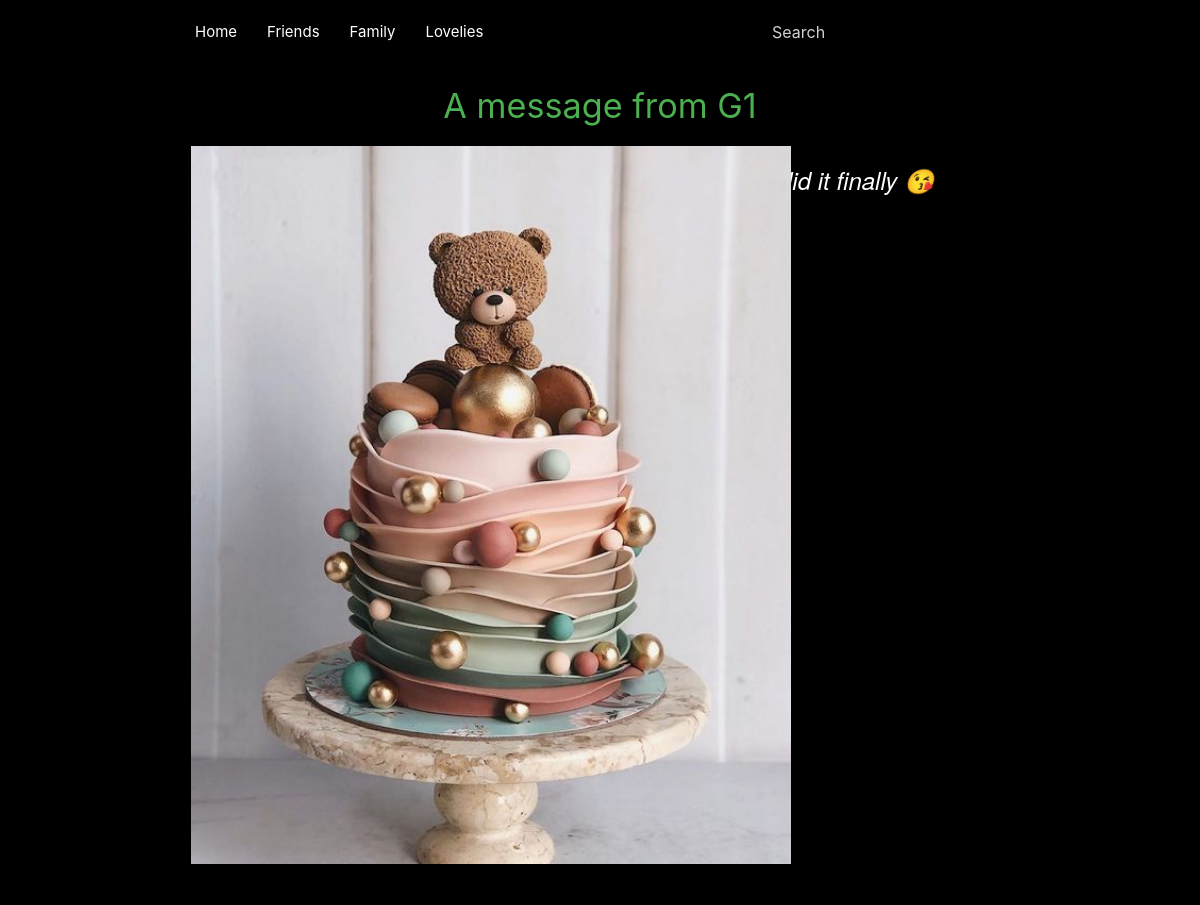
Before: /G1 with the older database file.
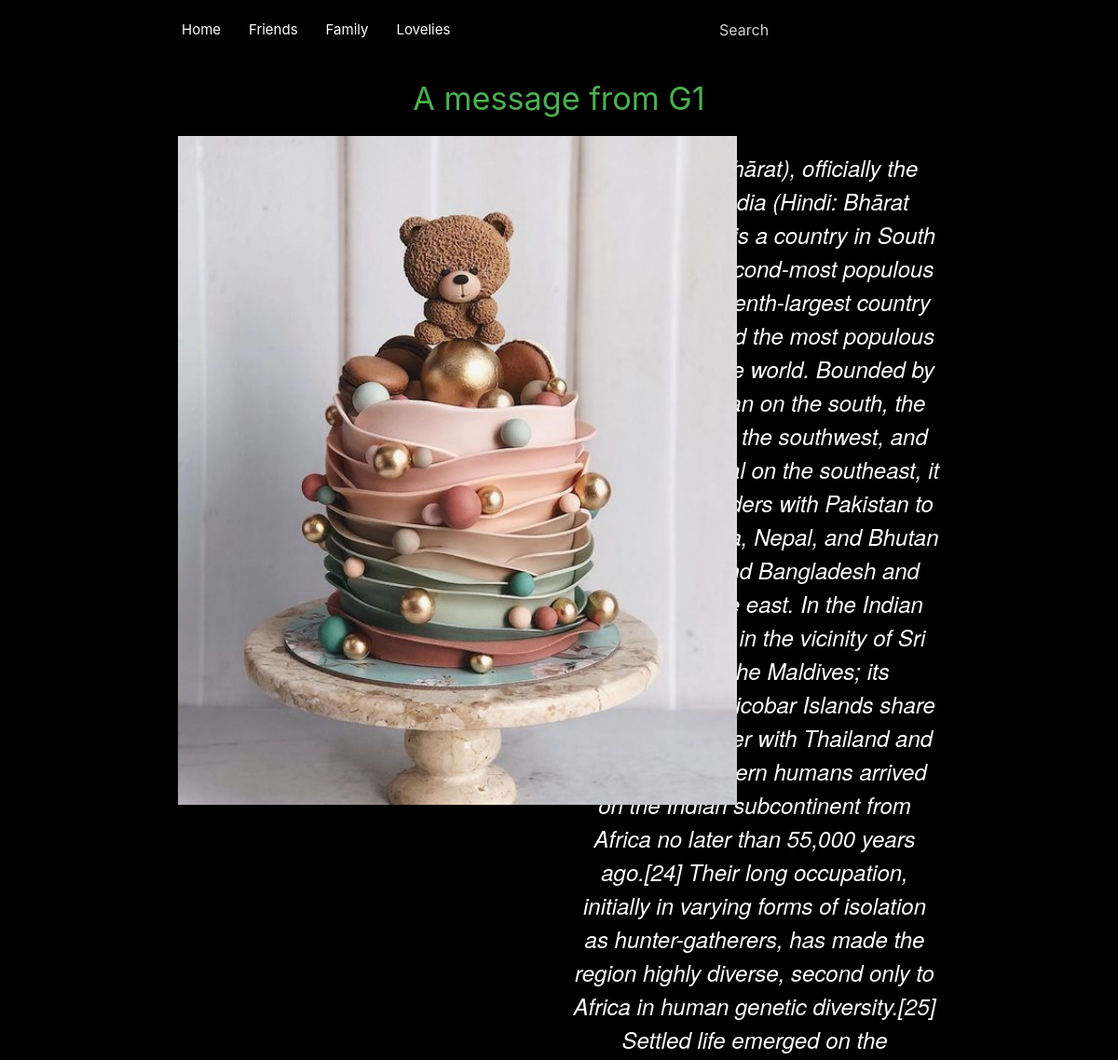
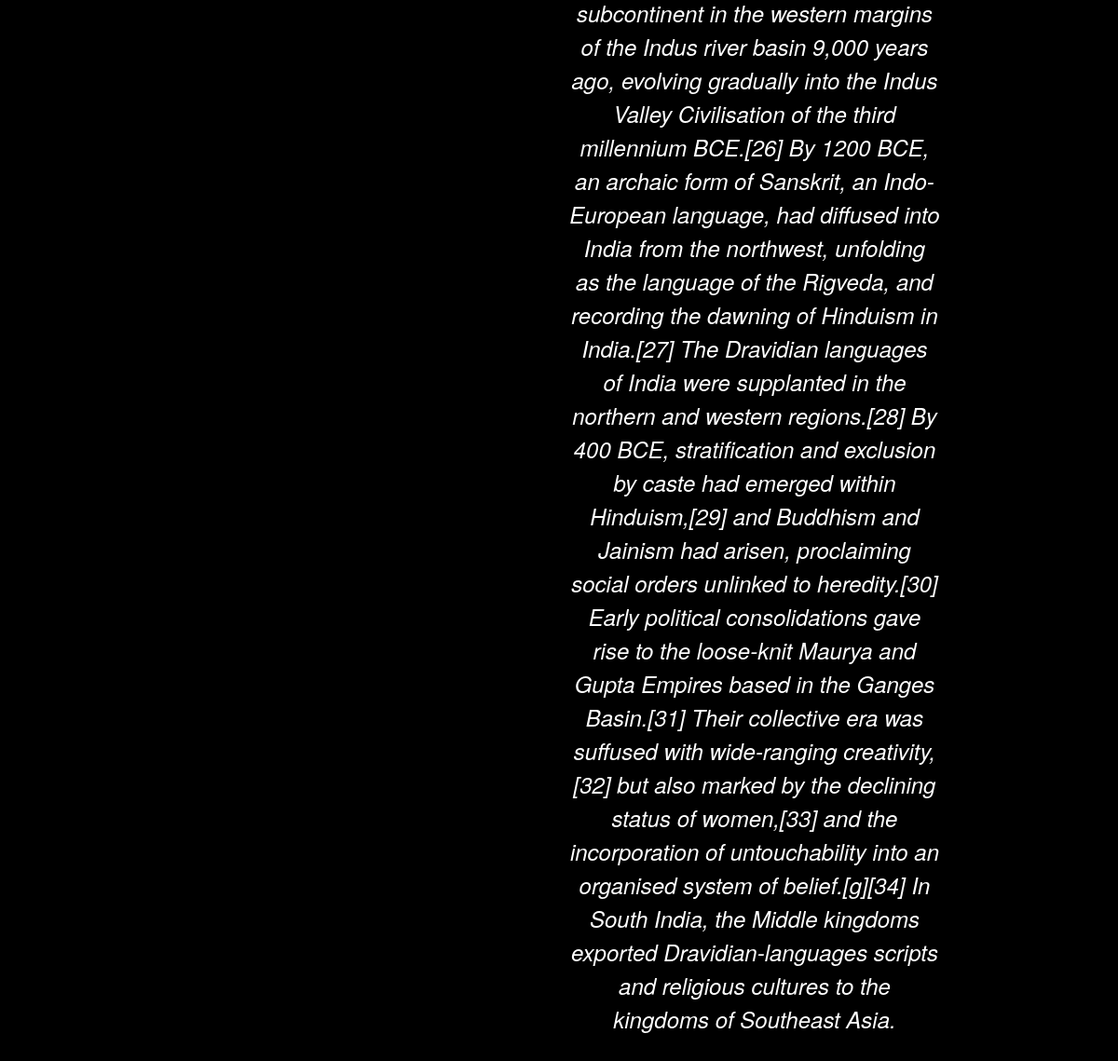
After: the same page with the newer database file (2 pictures, top to bottom).
### myapp/models.py (models this page shows)
class Friends(models.Model):
    name = models.CharField(max_length=50)
    image = models.ImageField(upload_to="myapp/static/myapp/images/", blank=True, null=True)
    message = models.CharField(max_length=5000)

### myapp/views.py (the view)
# urls.py: path('<name>', views.detailView, name='detail')
def detailView(request, name):
    data = []
    if Friends.objects.filter(name=name):
        data = (Friends.objects.get(name=name))
    elif Family.objects.filter(name=name):
        data = (Family.objects.get(name=name))
    elif Lovelies.objects.filter(name=name):
        data = (Lovelies.objects.get(name=name))
    if data != []:
        message = data.message
        image_path = data.image.url[1:]
    else:
        message = "................."
        image_path = ('myapp/static/myapp/images/main.png')
    with open(image_path, "rb") as image_file:
        image_data = base64.b64encode(image_file.read()).decode('utf-8')
    detail = {
        'name': name,
        'photo': image_data,
        'message': message
    }
    return render(request, "myapp/detail.html", detail)

### myapp/templates/myapp/detail.html (shortened to what this page needs)
{% extends "myapp/base.html" %}
{% load static %}
{% block content %}
{% include "myapp/base.html" %}
<div class="container nav-wrapper">
    <h4 align="center" class="green-text">A message from {{name}}</h4>
    <div class="row">
        <div class="col s6">
            <div class="card black hoverable">
                <div align="left">
                    <img width="600">
                </div>
            </div>
        </div>
        <div class="col s6">
            <div align="center">
                <p style="font-size:24px; color:white; font-family:Helvetica Neue; font-style:italic">{{message}}</p>
            </div>
        </div>
    </div>
</div>
{% endblock content %}

### myapp/templates/myapp/base.html (shortened to what this page needs)
{% load static %}
<!DOCTYPE html>
<html>
<head>
    <link rel="stylesheet" href="{% static 'myapp/css/materialize.css' %}">
</head>
<body style="background-color:black; ">
{% block content %}
<nav class="black">
    <div class="container nav-wrapper">
        <ul id="nav-mobile" class="left">
            <li id='home'><a href="/">Home</a></li>
            <li id='friends'><a href="/friends">Friends</a></li>
            <li id='family'><a href="/family">Family</a></li>
            <li id='lovelies'><a href="/lovelies">Lovelies</a></li>
        </ul>
        <div class="input-field right black">
            <form action = "{% url 'myapp:new_search'%}"  method="post">
                <input id="search" type="search" name ="searchwindow" placeholder="Search">
            </form>
        </div>
    </div>
</nav>
{% endblock content%}
</body>
</html>

Changed rows visible on the page:
changed Friends: message "Hi Bro, I did it finally 😘" → "India (Hindi: Bhārat), officially the Republic of India (Hindi: Bhārat Gaṇarājya),[23] is a country in South Asia. It is the second-most populous country, the seventh-largest country by land area, and the most populous democracy in the world. Bounded by the Indian Ocean on the south, the Arabian Sea on the southwest, and the Bay of Bengal on the southeast, it shares land borders with Pakistan to the west;[f] China, Nepal, and Bhutan to the north; and Bangladesh and Myanmar to the east. In the Indian Ocean, India is in the vicinity of Sri Lanka and the Maldives; its Andaman and Nicobar Islands share a maritime border with Thailand and Indonesia. Modern humans arrived on the Indian…"
